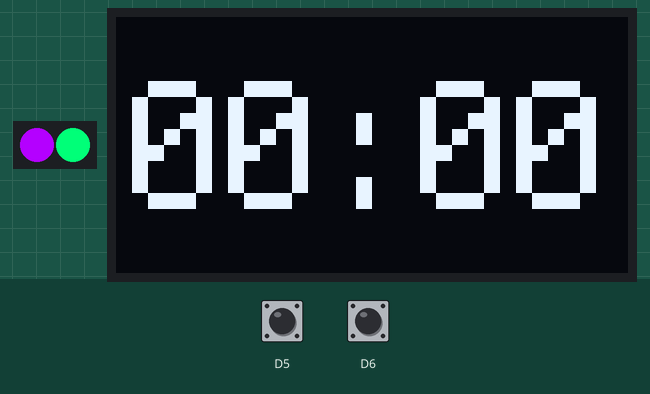
The program below on a simulated CircuitPython board. Parts: 2 RGB LEDs in strip order, left to right, 128×64 one-colour display. The test bench sets the inputs (shaded band); at power-on: D6 HIGH, D5 HIGH. USB keyboard and mouse output is not drawn; what the program prints to the serial console is not drawn.

Above: at 1.2 s.
1.3 s: D6 pulled LOW for 0.15 s
At 1.48 s:
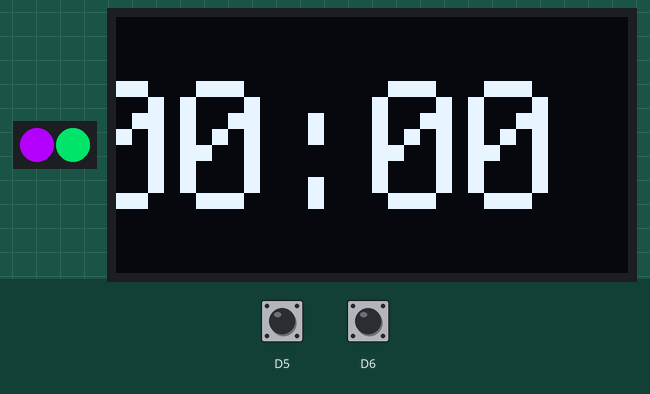
2.0 s: D5 pulled LOW for 0.15 s
At 2.66 s:
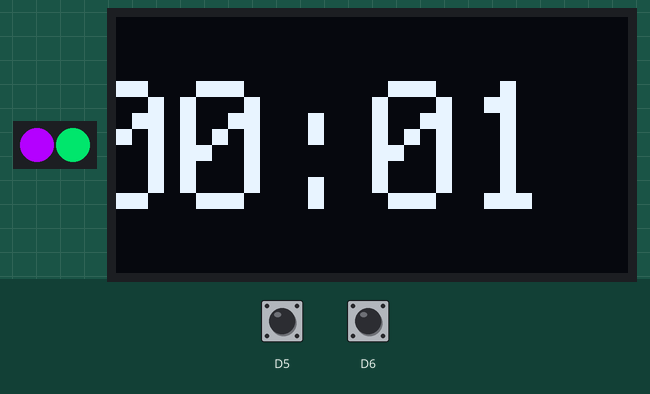
2.7 s: D5 pulled LOW for 1 s
At 4.07 s:
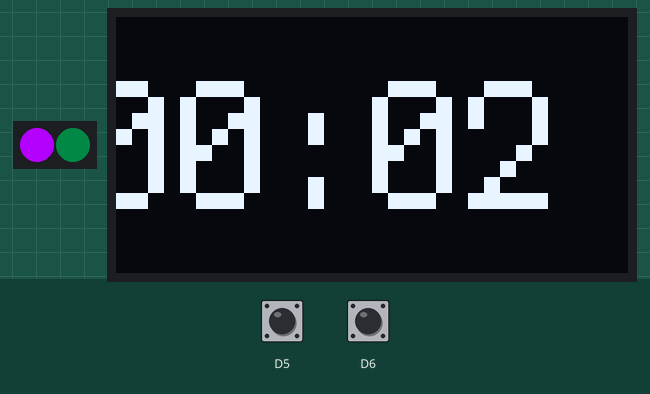
Timing chart, 0 to 10.3 s (numbered marks = the images above; inputs shaded):
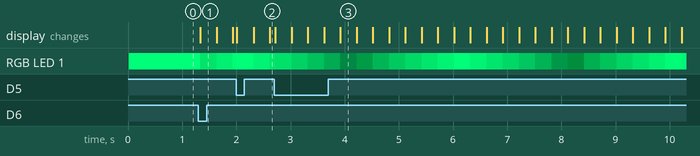

Measured:
- after the input at 1.3 s, RGB LED 1: RGB(0, 255, 120) → RGB(0, 169, 79) at once, → RGB(0, 207, 97) 0.30 s later, → RGB(0, 245, 115) 0.30 s later; the display: changes at once (image 1)

The program:

code.py
```python
"""
CircuitPython Timestamper for NeoKey FeatherWing.

To use the timestamper:
- First, press the second key (lit up teal by default) to start the timer. While the timer is
running, the NeoPixel under the second key will pulse.
- Once the timer is running, press the first key (lit up purple by default) to type out the
timestamp.
"""
import time
import math
import board
import usb_hid
import keypad
import neopixel
import terminalio
from displayio import Group
from adafruit_display_text.bitmap_label import Label
from adafruit_hid.keyboard import Keyboard
from adafruit_hid.keyboard_layout_us import KeyboardLayoutUS
from adafruit_led_animation.animation.pulse import Pulse
from adafruit_led_animation.helper import PixelMap
from adafruit_led_animation.color import PURPLE, TEAL

display = board.DISPLAY

# create label to show the time on the display
lbl = Label(terminalio.FONT, scale=4)
lbl.anchor_point = (0.5, 0.5)
lbl.anchored_position = (display.width // 2, display.height // 2)

# create a Group to show on the display
main_group = Group()
# add the label to it
main_group.append(lbl)
# show the group
display.show(main_group)

# initial text is 0 minutes 0 seconds
lbl.text = "00:00"

# NeoPixel set up.
pixels = neopixel.NeoPixel(board.D9, 2)
# Light up the first key purple, and the second key teal. Remember, Python begins
# counting at 0, so the first pixel is 0, and the second pixel is 1.
pixels[0] = PURPLE
pixels[1] = TEAL

# Set up to pulse timer start key when timer is running.
timer_pixel = PixelMap(pixels, (1,), individual_pixels=True)
timer_pulse = Pulse(timer_pixel, speed=0.01, color=TEAL, period=4)

# Create keys object.
keys = keypad.Keys((board.D5, board.D6), value_when_pressed=False, pull=True)

# Create keyboard object and keyboard.
keyboard_object = Keyboard(usb_hid.devices)
keyboard = KeyboardLayoutUS(keyboard_object)

# Start timestamp at 00:00
TIMESTAMP = "00:00"

# Initiate start and current time variables.
START_TIME = None
CURRENT_TIME = None

while True:
    CURRENT_TIME = time.monotonic()
    # Begin monitoring for key events, i.e. key presses.
    key_event = keys.events.get()
    if key_event:  # If there is an event...
        if key_event.pressed:  # Specifically a key pressed...
            print(key_event.key_number)  # Print the key number to the serial console.
            # If the second key is pressed and START_TIME is None...
            if key_event.key_number == 1 and START_TIME is None:
                START_TIME = time.monotonic()  # Set START_TIME to time.monotonic().
            # If the first key is pressed and START_TIME is anything other than None...
            elif key_event.key_number == 0 and START_TIME:
                # Write out the timestamp into the active document.
                keyboard.write(lbl.text)
    if START_TIME:  # If START_TIME is anything but None, meaning the timer is running...
        timer_pulse.animate()  # Animate a pulse on timer start key to indicate timer is active.

        # update the showing time
        elapsed = CURRENT_TIME - START_TIME
        # breakout hours, minutes, and seconds
        elapsed_hour = elapsed // 3600
        elapsed_min = (elapsed - (elapsed_hour * 3600)) // 60
        elapsed_sec = elapsed % 60
        if elapsed_hour == 0:  # no full hours yet
            # Generate a string of the human-readable elapsed time in minutes and seconds.
            time_string = f"{int(elapsed_min):02}:{math.floor(elapsed_sec):02} "
        else:  # at least 1 full hour
            # Generate a string of the human-readable elapsed time in hours minutes and seconds.
            time_string = f"{int(elapsed_hour):02}:{int(elapsed_min):02}:{math.floor(elapsed_sec):02} "

        # if the currently showing time is different than the real time
        if lbl.text != time_string:
            # update the showing time to current timestamp
            lbl.text = time_string
```
